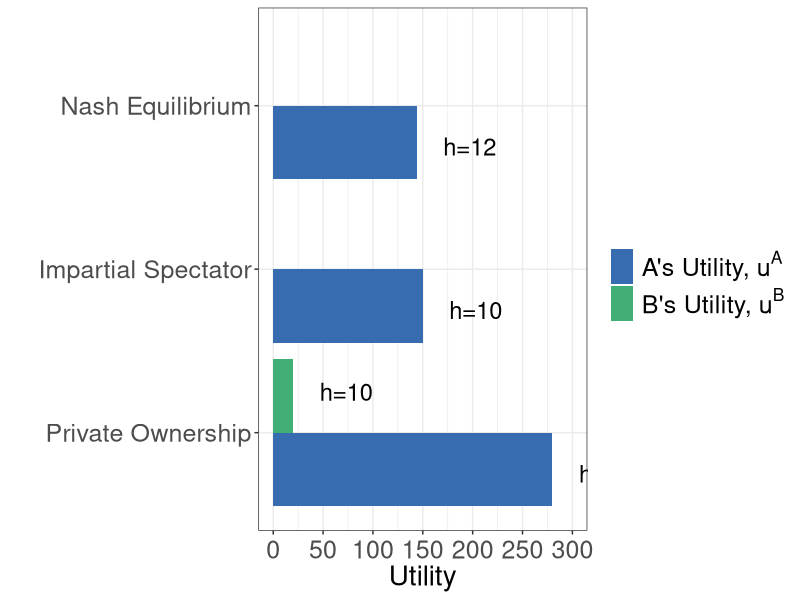
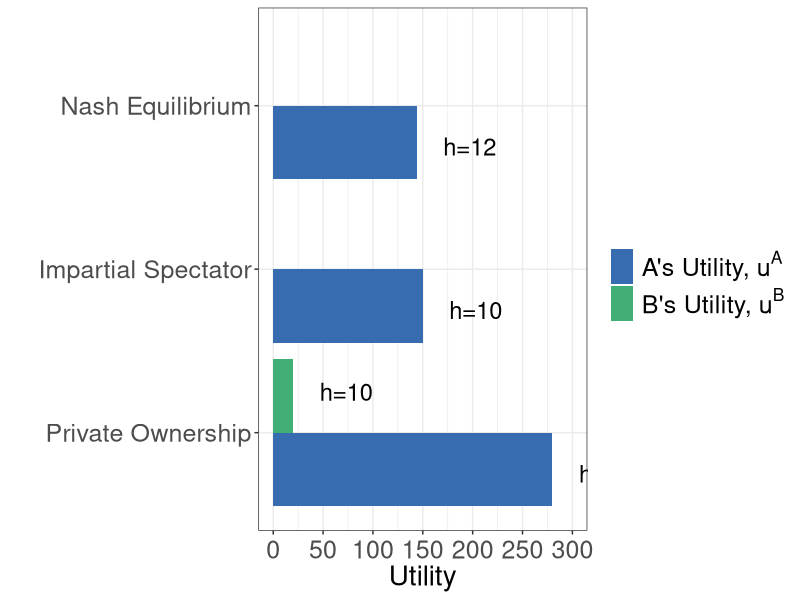

R code for these plots, in order:
library(tidyverse)

#data for the figure 
x <- c("Nash Equilibrium", "Impartial Spectator", "Private Ownership","Nash Equilibrium", "Impartial Spectator", "Private Ownership")
y1 <- c(144,150,280,0,0,20)
y2 <- c("h=12","h=10","h=10",NA,NA,"h=10")
y3 <- c("a","a","a","b","b","b")

df <- tibble(x, y1, y2, y3)

df$x <- factor(df$x,levels = c("Private Ownership","Impartial Spectator","Nash Equilibrium"))


#figure 
plot1 <- df %>% 
  ggplot(aes(x = x, y = y1)) +
  geom_bar(aes(group = y3, fill = y3), stat = "identity", position = position_dodge())  +
  scale_y_continuous(breaks = seq(0,300,50),
                     labels = seq(0,300,50),
                     limits = c(0,300)) +
  scale_fill_manual(values=c("#386cb0","#41AE76"), 
                    name = "",
                    breaks = c("a","b"), 
                    labels = c(expression(paste("A's Utility, ", u^A)), expression(paste("B's Utility, ", u^B))))+
  #xlab("Point in the Edgeworth Box") + 
  theme_bw() +
  ylab("Utility") +
  xlab("") +
  theme(legend.position = "right",
        legend.text.align = 0,
        axis.title.y = element_text(size=20),
        axis.title.x = element_text(size=20),
        axis.text.y = element_text(size = 18),
        #legend.title = element_text(size = 16),
        legend.text = element_text(size = 18),
        legend.title = element_text(size = 18),
        axis.text.x  = element_text(vjust = 0.5, size = 18)) + 
  geom_text(
    aes(x = x, y = y1, label = y2, group = y3), 
    hjust = -0.5, size = 6,
    position = position_dodge(width = 1),
    inherit.aes = TRUE
  ) + 
  coord_flip() 
plot1 



ggsave("coordination_failures/figureA.pdf", plot1, width = 13, height = 7)
